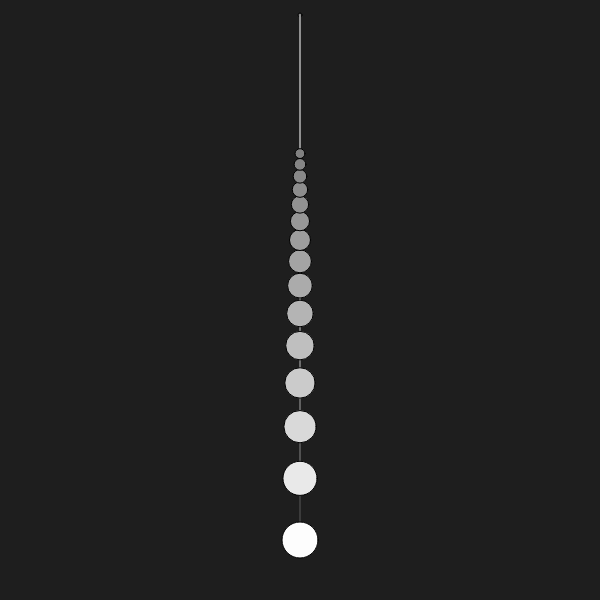
Frame 1 (no input)
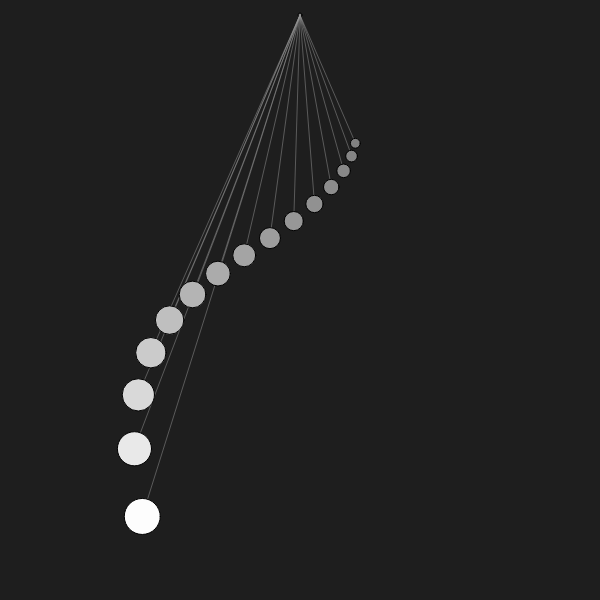
Frame 60 (no input)
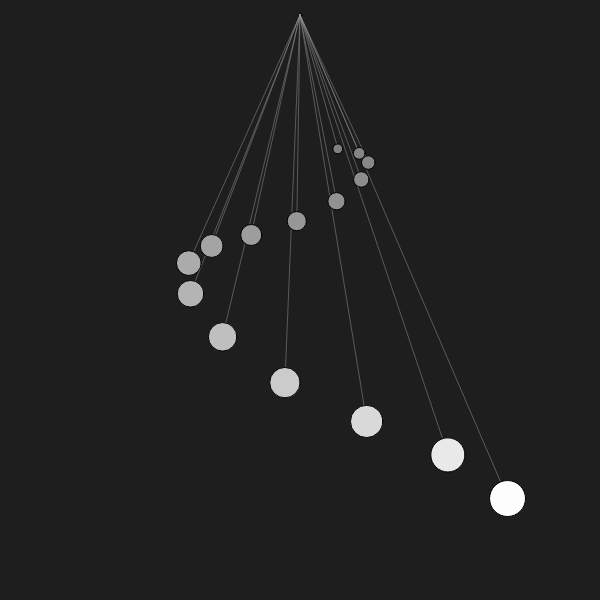
Frame 120 (the mouse pressed at the canvas centre since frame 60)

The p5.js sketch that drew these frames (run headless with seeded random() and noise() and a simulated clock; from frame 60 on, the mouse is pressed at the canvas centre):

// p5.js sketch
// ── sketch.js
/**
 * Creates a list of several pendulums, which form a wave and synch over time.
 * The "cycleTime" parameter defines, after how many periods, the pendulums will
 * be synched again. 
 */

var origin = new p5.Vector(300, 15);
var pends = [];
var t = 0;
var cycleTime = 16.0; // pendulums are lined up, after this amount of periods

function setup() {
  createCanvas(600, 600);
  ellipseMode(CENTER);

	// amount of different pendulums
  var nPendulums = 15;
  for (var i=0; i<nPendulums; i++) {
    pends.push(new Pendulum(computeLength(cycleTime+i, height-(height*0.1)), map(i,0,nPendulums,18,4)));
  }
}

function draw() {
  background(30);
  fill(100);
  ellipse(origin.x, origin.y, 4, 4);
  for (i=0; i<pends.length; i++) {
    pends[i].updateAngle(t);
    pends[i].show();
  }

  t += 0.5;
}

function computeLength(T, maxL) {
  return maxL*pow(cycleTime/T, 2);
}
// ── Pendulum.js
function Pendulum (pendulumLength, radius) {
    this.l = pendulumLength
    this.phi = 0
    this.r = radius
    this.increaseAngle = true
    this.range = 0.4
    this.clr = color(map(this.l, 0, 500, 80,240))


	this.show = function() {
		fill(this.clr)
		stroke(150, 128)
		line(origin.x, origin.y, (this.l-this.r)*sin(this.phi) + width/2, (this.l-this.r)*cos(this.phi))
		stroke(0)
		ellipse(this.l*sin(this.phi) + width/2, this.l*cos(this.phi), this.r*2, this.r*2)
	}

		this.updateAngle = function(t) {
		var omega = sqrt(9.81/this.l)
		this.phi = this.range * sin(omega*t)
	}
}
// ── PendulumWave.js
/**
 * Creates a list of several pendulums, which form a wave and synch over time.
 * The "cycleTime" parameter defines, after how many periods, the pendulums will
 * be synched again. 
 */

var origin = new p5.Vector(300, 15);
var pends = [];
var t = 0;
var cycleTime = 16.0; // pendulums are lined up, after this amount of periods

function setup() {
  createCanvas(600, 600);
  ellipseMode(CENTER);

	// amount of different pendulums
  var nPendulums = 15;
  for (i=0; i<nPendulums; i++) {
    pends.push(new Pendulum(computeLength(cycleTime+i, height-(height*0.1)), map(i,0,nPendulums,18,4)));
  }
}

function draw() {
  background(30);
  fill(100);
  ellipse(origin.x, origin.y, 4, 4);
  for (i=0; i<pends.length; i++) {
    pends[i].updateAngle(t);
    pends[i].show();
  }

  t += 0.5;
}

function computeLength(T, maxL) {
  return maxL*pow(cycleTime/T, 2);
}

// ── demo.html
<html>
  <head>
    <script src="https://cdnjs.cloudflare.com/ajax/libs/p5.js/0.5.8/p5.js"></script>
    <script src="https://cdnjs.cloudflare.com/ajax/libs/p5.js/0.5.8/addons/p5.dom.js"></script>
    <script src="Pendulum.js"></script>
    <script src="PendulumWave.js"></script>
  </head>
  <body>
  </body>
</html>
